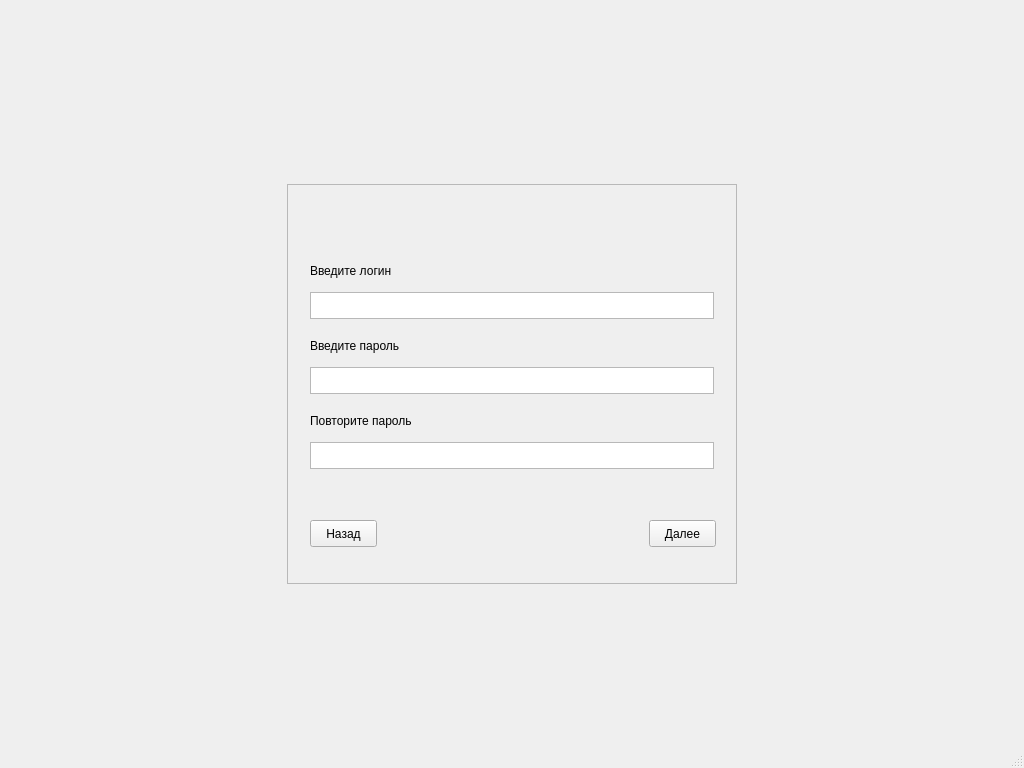
<?xml version="1.0" encoding="UTF-8"?>
<ui version="4.0">
 <class>RegistrationWindow</class>
 <widget class="QMainWindow" name="RegistrationWindow">
  <property name="geometry">
   <rect>
    <x>0</x>
    <y>0</y>
    <width>1024</width>
    <height>768</height>
   </rect>
  </property>
  <property name="windowTitle">
   <string>Онлайн игра. Регистрация</string>
  </property>
  <widget class="QWidget" name="centralwidget">
   <widget class="QFrame" name="frame">
    <property name="geometry">
     <rect>
      <x>287</x>
      <y>184</y>
      <width>450</width>
      <height>400</height>
     </rect>
    </property>
    <property name="frameShape">
     <enum>QFrame::StyledPanel</enum>
    </property>
    <property name="frameShadow">
     <enum>QFrame::Plain</enum>
    </property>
    <property name="lineWidth">
     <number>5</number>
    </property>
    <property name="midLineWidth">
     <number>5</number>
    </property>
   </widget>
   <widget class="QLabel" name="labelUsername">
    <property name="geometry">
     <rect>
      <x>310</x>
      <y>260</y>
      <width>120</width>
      <height>21</height>
     </rect>
    </property>
    <property name="text">
     <string>Введите логин</string>
    </property>
   </widget>
   <widget class="QPlainTextEdit" name="plainTextEditLogin">
    <property name="geometry">
     <rect>
      <x>310</x>
      <y>292</y>
      <width>404</width>
      <height>27</height>
     </rect>
    </property>
   </widget>
   <widget class="QLabel" name="labelPassword">
    <property name="geometry">
     <rect>
      <x>310</x>
      <y>335</y>
      <width>120</width>
      <height>21</height>
     </rect>
    </property>
    <property name="text">
     <string>Введите пароль</string>
    </property>
   </widget>
   <widget class="QPlainTextEdit" name="plainTextEditPassword">
    <property name="geometry">
     <rect>
      <x>310</x>
      <y>367</y>
      <width>404</width>
      <height>27</height>
     </rect>
    </property>
   </widget>
   <widget class="QLabel" name="labelRepeatPassword">
    <property name="geometry">
     <rect>
      <x>310</x>
      <y>410</y>
      <width>120</width>
      <height>21</height>
     </rect>
    </property>
    <property name="text">
     <string>Повторите пароль</string>
    </property>
   </widget>
   <widget class="QPlainTextEdit" name="plainTextEditRepeatPassword">
    <property name="geometry">
     <rect>
      <x>310</x>
      <y>442</y>
      <width>404</width>
      <height>27</height>
     </rect>
    </property>
   </widget>
   <widget class="QPushButton" name="buttonBack">
    <property name="geometry">
     <rect>
      <x>310</x>
      <y>520</y>
      <width>67</width>
      <height>27</height>
     </rect>
    </property>
    <property name="text">
     <string>Назад</string>
    </property>
   </widget>
   <widget class="QPushButton" name="buttonNext">
    <property name="geometry">
     <rect>
      <x>649</x>
      <y>520</y>
      <width>67</width>
      <height>27</height>
     </rect>
    </property>
    <property name="text">
     <string>Далее</string>
    </property>
   </widget>
  </widget>
  <widget class="QMenuBar" name="menubar">
   <property name="geometry">
    <rect>
     <x>0</x>
     <y>0</y>
     <width>1024</width>
     <height>21</height>
    </rect>
   </property>
  </widget>
  <widget class="QStatusBar" name="statusbar"/>
 </widget>
 <resources/>
 <connections/>
</ui>
